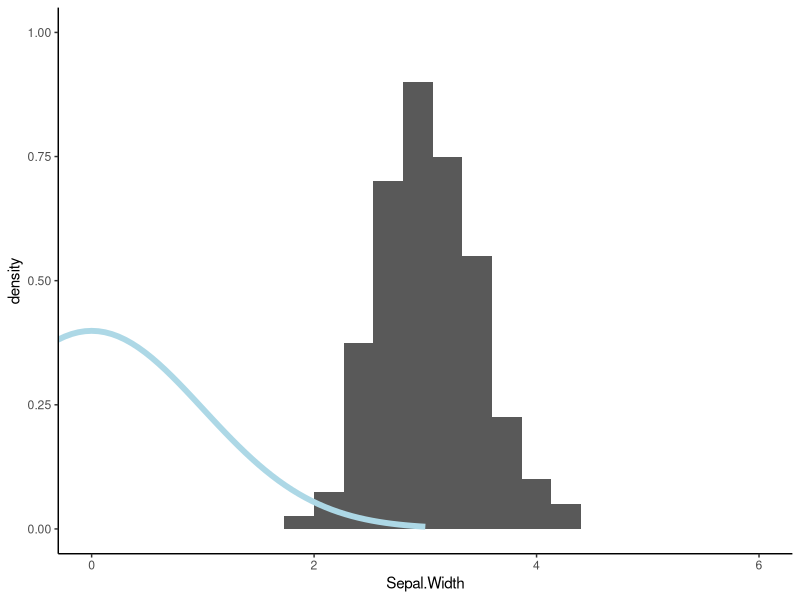
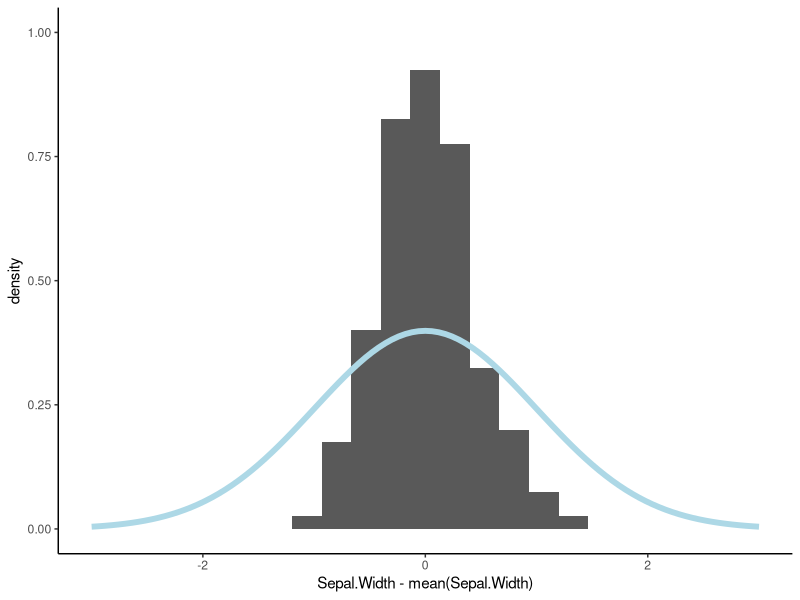
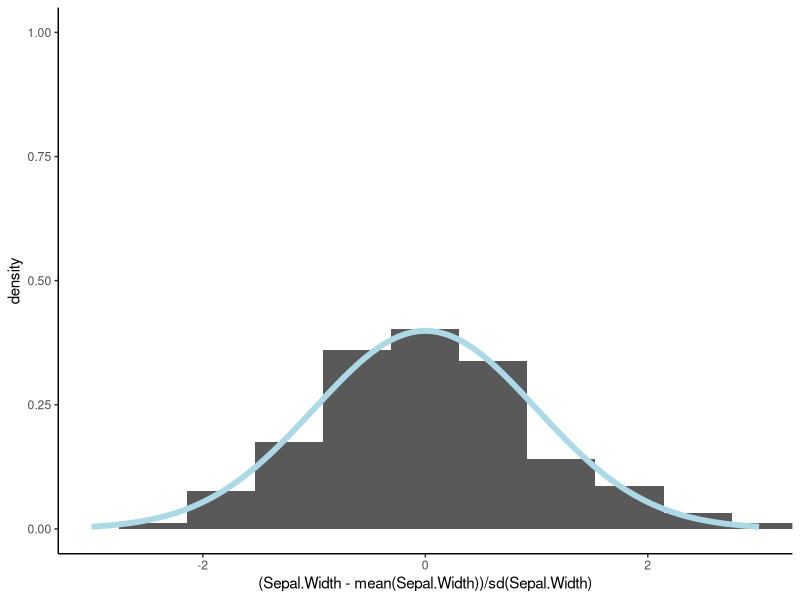
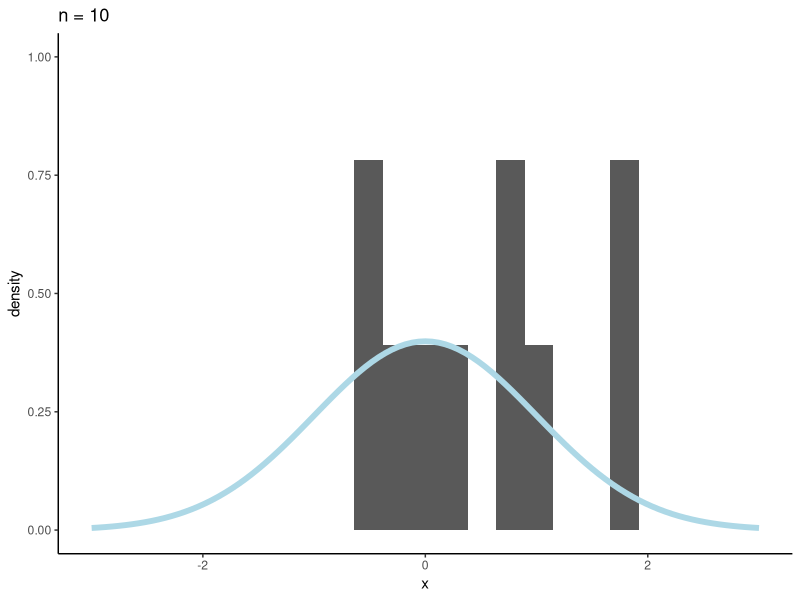
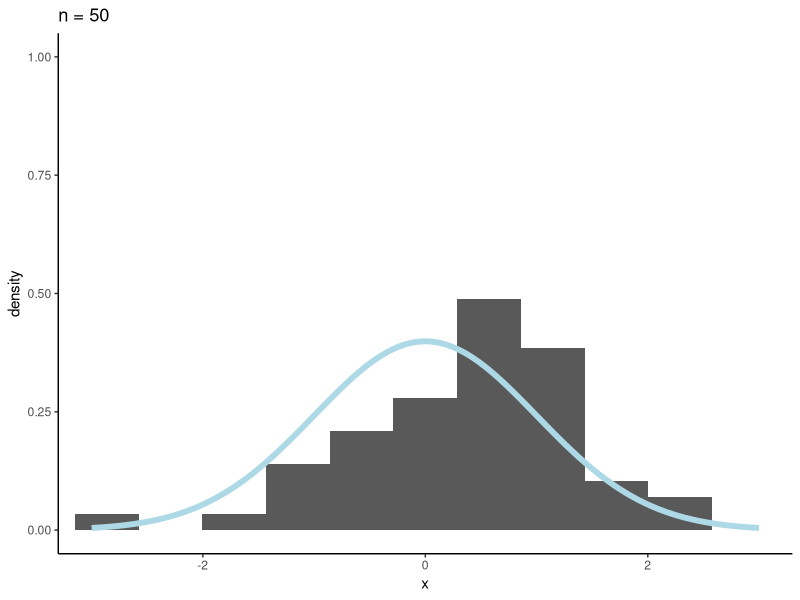
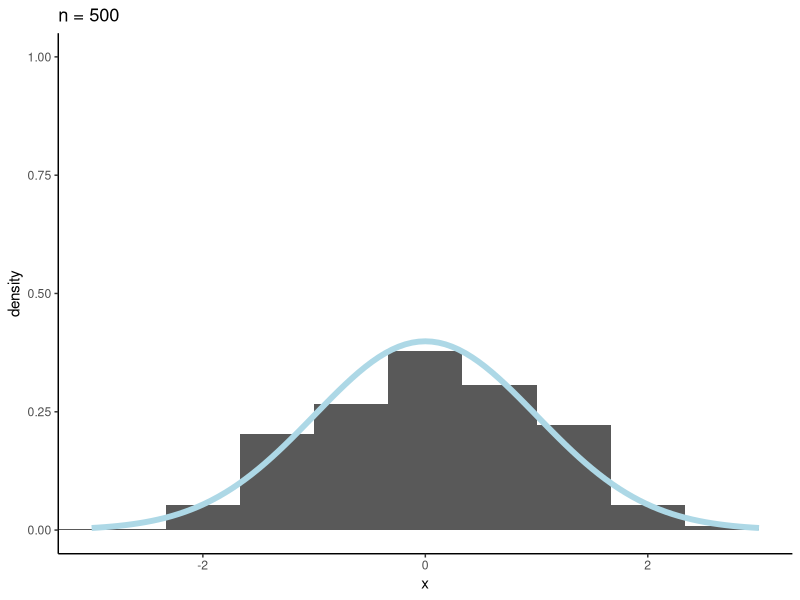
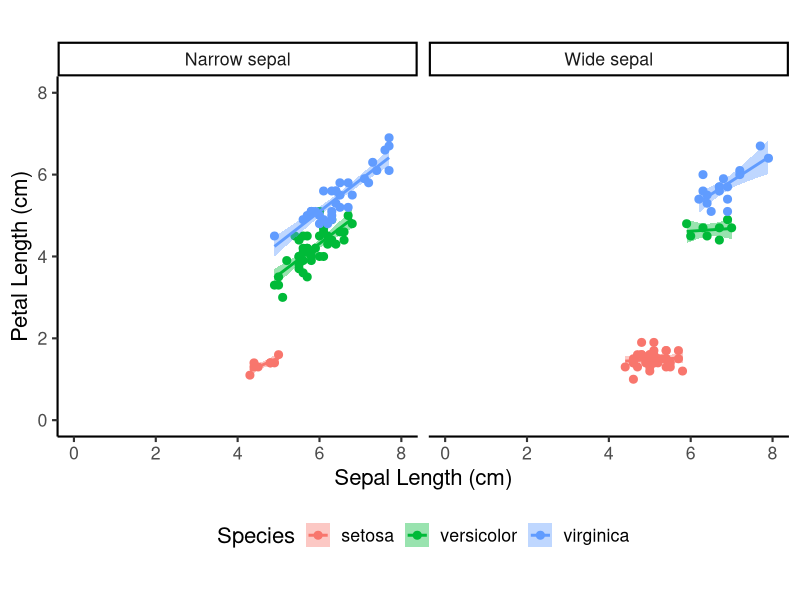

Reproduce these figures in R, in order.
## ---- chunk 1
#| fig-width: 4
#| fig-height: 3
#| layout-ncol: 3
library(ggplot2)

ggplot(data = iris, aes(x = Sepal.Width)) +
  geom_histogram(aes(y = after_stat(density)),
                 bins = 10) +
  stat_function(inherit.aes = FALSE, fun = dnorm,
                n = 101, args = list(mean = 0, sd = 1),
                color = "lightblue", linewidth = 2,
                xlim = c(-3, 3)) +
  coord_cartesian(xlim = c(0, 6), ylim = c(0, 1)) +
  theme_classic()

ggplot(data = iris, aes(x = Sepal.Width - mean(Sepal.Width))) +
  geom_histogram(aes(y = after_stat(density)),
                 bins = 10) +
  stat_function(inherit.aes = FALSE, fun = dnorm,
                n = 101, args = list(mean = 0, sd = 1),
                color = "lightblue", linewidth = 2,
                xlim = c(-3, 3)) +
  coord_cartesian(xlim = c(-3, 3), ylim = c(0, 1)) +
  theme_classic()

ggplot(data = iris, aes(x = (Sepal.Width - mean(Sepal.Width)) / sd(Sepal.Width))) +
  geom_histogram(aes(y = after_stat(density)),
                 bins = 10) +
  stat_function(inherit.aes = FALSE, fun = dnorm,
                n = 101, args = list(mean = 0, sd = 1),
                color = "lightblue", linewidth = 2,
                xlim = c(-3, 3)) +
  coord_cartesian(xlim = c(-3, 3), ylim = c(0, 1)) +
  theme_classic()
## ---- chunk 2
#| fig-width: 2.5
#| fig-height: 2.5
#| layout-ncol: 3

ggplot(data = data.frame(x = rnorm(10, 0, 1)), aes(x = x)) +
  geom_histogram(aes(y = after_stat(density)),
                 bins = 10) +
  stat_function(inherit.aes = FALSE, fun = dnorm,
                n = 101, args = list(mean = 0, sd = 1),
                color = "lightblue", linewidth = 2,
                xlim = c(-3, 3)) +
  coord_cartesian(xlim = c(-3, 3), ylim = c(0, 1)) +
  labs(title = "n = 10") +
  theme_classic()

ggplot(data = data.frame(x = rnorm(50, 0, 1)), aes(x = x)) +
  geom_histogram(aes(y = after_stat(density)),
                 bins = 10) +
  stat_function(inherit.aes = FALSE, fun = dnorm,
                n = 101, args = list(mean = 0, sd = 1),
                color = "lightblue", linewidth = 2,
                xlim = c(-3, 3)) +
  coord_cartesian(xlim = c(-3, 3), ylim = c(0, 1)) +
  labs(title = "n = 50") +
  theme_classic()

ggplot(data = data.frame(x = rnorm(500, 0, 1)), aes(x = x)) +
  geom_histogram(aes(y = after_stat(density)),
                 bins = 10) +
  stat_function(inherit.aes = FALSE, fun = dnorm,
                n = 101, args = list(mean = 0, sd = 1),
                color = "lightblue", linewidth = 2,
                xlim = c(-3, 3)) +
  coord_cartesian(xlim = c(-3, 3), ylim = c(0, 1)) +
  labs(title = "n = 500") +
  theme_classic()

## ---- chunk 3
pnorm(0)
pnorm(1)
pnorm(c(-3, 3))
## ---- chunk 4
qnorm(.5)
qnorm(.9)
qnorm(c(.025, .975))
## ---- chunk 5
#| fig-width: 6
#| fig-height: 4
library(ggplot2)
iris$Size <- cut(iris$Sepal.Width, breaks = c(0, 3, 10),
                 labels = c("Narrow sepal", "Wide sepal"))

ggplot(iris, aes(x = Sepal.Length, y = Petal.Length, color = Species, fill = Species)) +
  geom_point(size = 2.4) +
  geom_smooth(method = "lm") +
  coord_cartesian(xlim = c(0, 8), ylim = c(0, 8)) +
  labs(x = "Sepal Length (cm)", y = "Petal Length (cm)") +
  facet_wrap(~ Size) +
  theme_classic(base_size = 16) +
  theme(legend.position = "bottom",
        aspect.ratio = 1)
